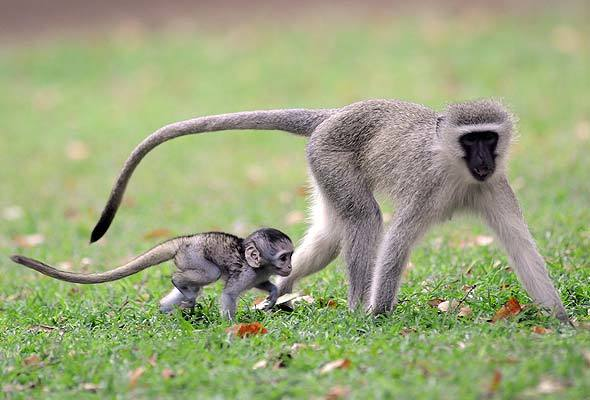
#> input picture opencv/image_3.jpg, 590 x 400 px
$ python test9.py
#> lines starting #> are read from the running program, lines starting #| are printed output that depends on the picture
import cv2
import numpy as np
import matplotlib.pyplot as plt

img = cv2.imread('image_3.jpg')
#> img is the input picture: shape (400, 590, 3); mean B, G, R 124.2, 166.3, 156.1
#print(img.shape[:2])

mask = np.zeros(img.shape[:2], np.uint8)

bgdModel = np.zeros((1,65), np.float64)
fgdModel = np.zeros((1,65), np.float64)

rect = (100, 100, 200, 200)

cv2.grabCut(img, mask, rect, bgdModel, fgdModel, 5, cv2.GC_INIT_WITH_RECT)

mask2 = np.where((mask==2) | (mask==0), 0, 1).astype('uint8')

img = img*mask2[:,:,np.newaxis]
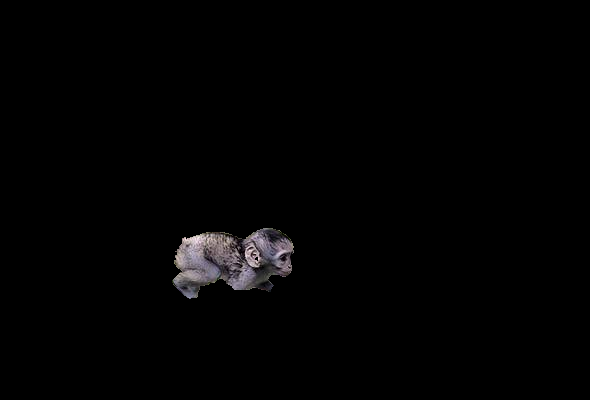
#> img: shape (400, 590, 3); mean B, G, R 2.7, 2.5, 2.8
plt.imshow(img)
plt.colorbar()
plt.show()
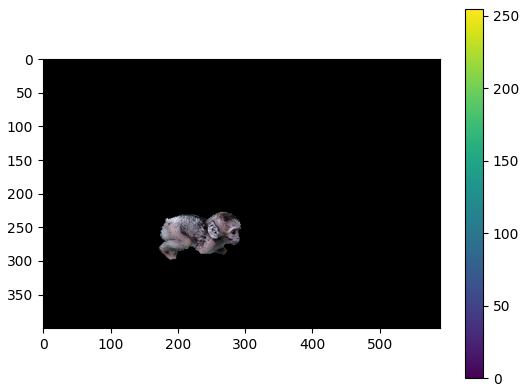
#> figure drawn by matplotlib, 2 panels; B, G, R data is drawn as R, G, B
